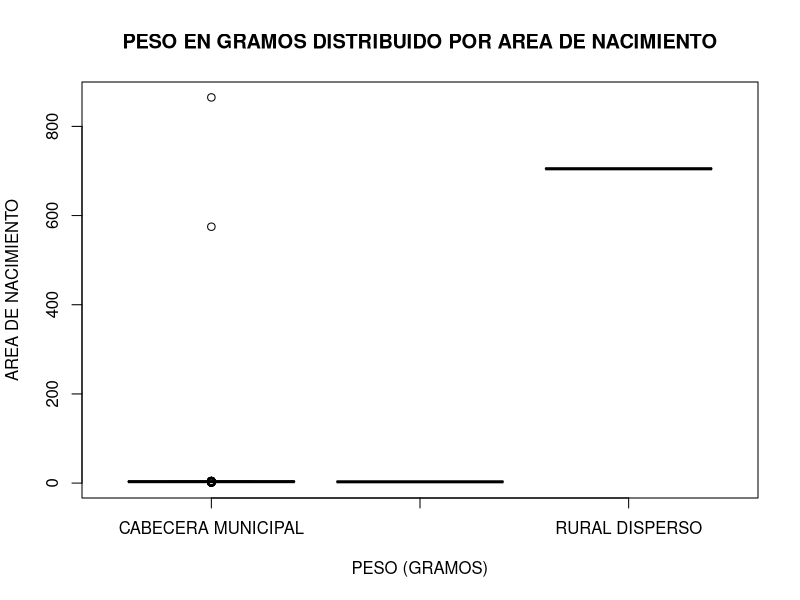
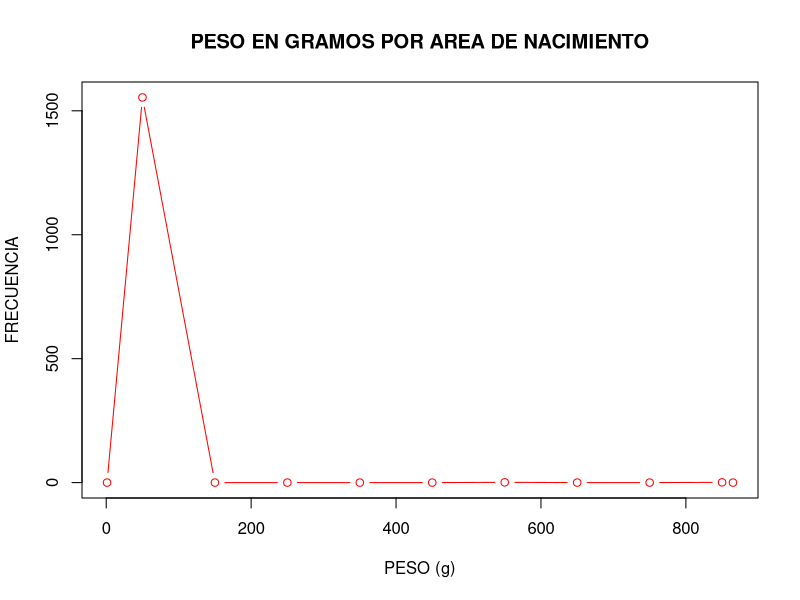
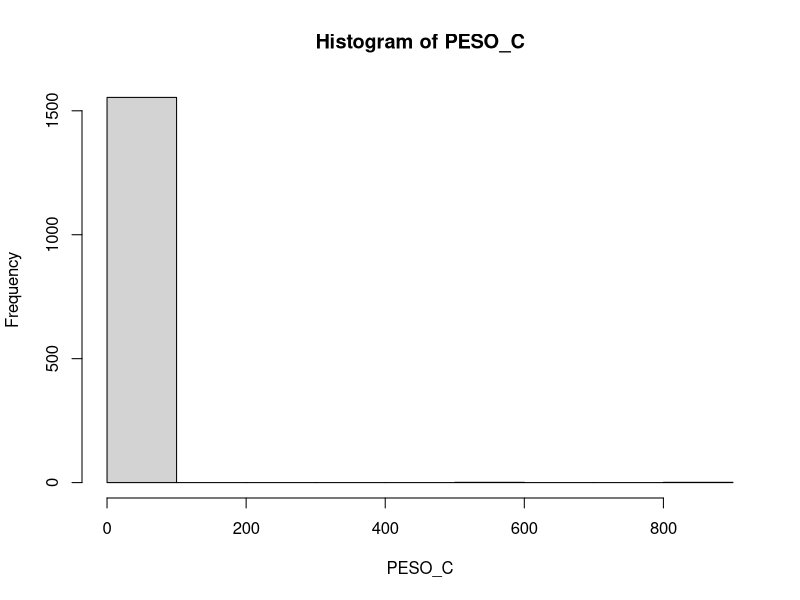
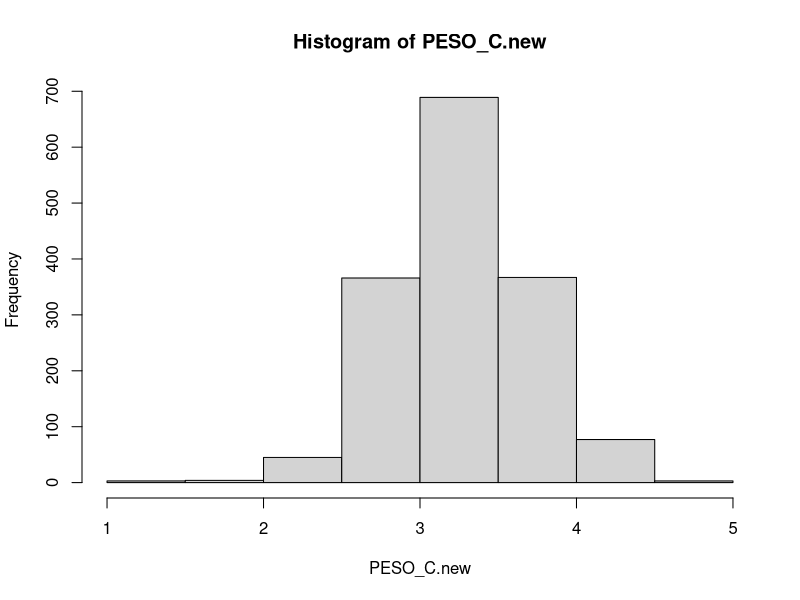
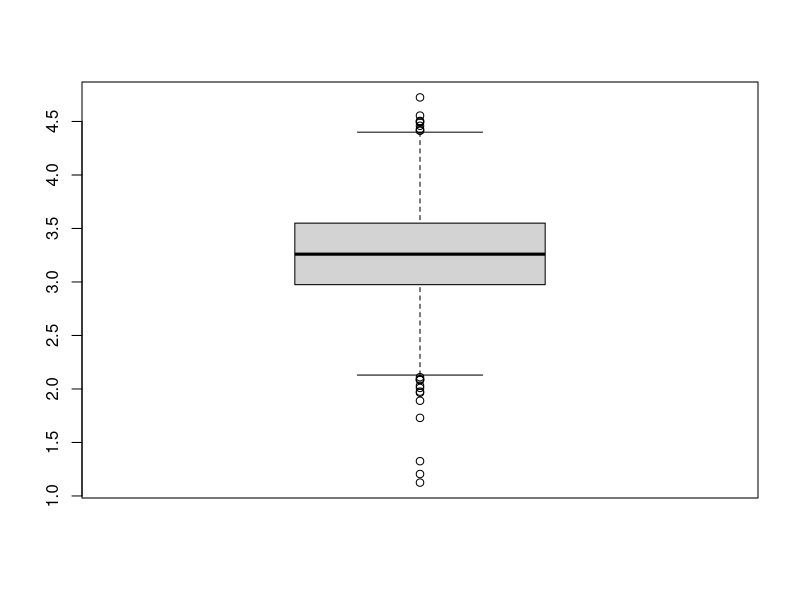
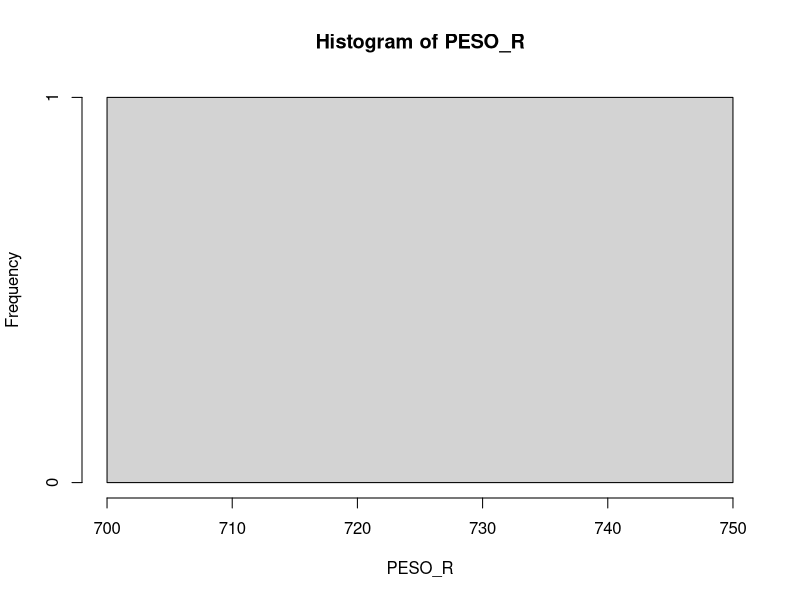

Write R code to recreate these figures, in order.
library(readxl)
#library(ggplot2)
Base_Datos <- read.csv("Base de Datos/Datos.csv")

#library(readr)
#Datos <- read_csv("Base de Datos/Datos.csv")

# Variables punto 1.
#print(Base_Datos$PESO..Gramos.)
#print(Base_Datos$AREA.RESIDENCIA)

#ggplot(Datos, aes(x = `AREA NACIMIENTO`, y = `PESO (Gramos)`)) +
  #geom_boxplot(fill = "skyblue", color = "blue") +
  #labs(title = "Comparación de peso al nacer por área de residencia",
       #x = "Área de Residencia",
       #y = "Peso al Nacer (g)")
PESO <- gsub(",", ".", Base_Datos$PESO..Gramos.)
PESO <- as.numeric(PESO)

# Gráfico 1.
boxplot(PESO ~ Base_Datos$AREA.NACIMIENTO,
        main = "PESO EN GRAMOS DISTRIBUIDO POR AREA DE NACIMIENTO",
        ylab = "AREA DE NACIMIENTO",
        xlab = "PESO (GRAMOS)")

# Gráfico 2.
PESO_C <- subset(Base_Datos, AREA.NACIMIENTO == "CABECERA MUNICIPAL")$PESO..Gramos.
PESO_C <- gsub(",", ".", PESO_C)
PESO_C <- as.numeric(PESO_C)

His_C <- hist(PESO_C, plot = FALSE)

PESO_CP <- subset(Base_Datos, AREA.NACIMIENTO == "CENTRO POBLADO (INSPECCIÓN, CORREGIMIENTO O CASERÍO)")$PESO..Gramos.
PESO_CP <- gsub(",", ".", PESO_CP)
PESO_CP <- as.numeric(PESO_CP)

His_CP <- hist(PESO_CP, plot = FALSE)

PESO_R <- subset(Base_Datos, AREA.NACIMIENTO == "RURAL DISPERSO")$PESO..Gramos.
PESO_R <- gsub(",", ".", PESO_R)
PESO_R <- as.numeric(PESO_R)

His_R <- hist(PESO_R, plot = FALSE)

plot(c(min(PESO), His_C$mids, max(PESO)), c(0, His_C$counts, 0), type = "b", col = "red", main = "PESO EN GRAMOS POR AREA DE NACIMIENTO", xlab = "PESO (g)", ylab = "FRECUENCIA")


# Hay que revisar las observaciones 575 y 1160
h<-hist(PESO_C)
which(PESO_C>500)
PESO_C.new<-PESO_C[-c(575,1160)]
hist(PESO_C.new)
boxplot(PESO_C.new)

#NO tiene sentidon con un valor.
h<-hist(PESO_R)


#lines(c(min(PESO), His_CP$mids, max(PESO)), c(0, His_CP$counts, 0), type = "b", col = "blue")

#lines(c(min(PESO), His_R$mids, max(PESO)), c(0, His_R$counts, 0), type = "b", col = "green")

#legend("topright", legend = c("CABECERA MUNICIPAL", "CENTRO POBLADO", "RURAL DISPERSO"), 
       #fill = c("red", "blue", "green"))
# Gráfico 3.


# Variables punto 2.
#print(Base_Datos$SITIO.NACIMIENTO)
#print(Base_Datos$AREA.RESIDENCIA)

#Variables punto 3.
#print(Base_Datos$PESO..Gramos.)
#print(Base_Datos$TALLA..Centímetros.)
